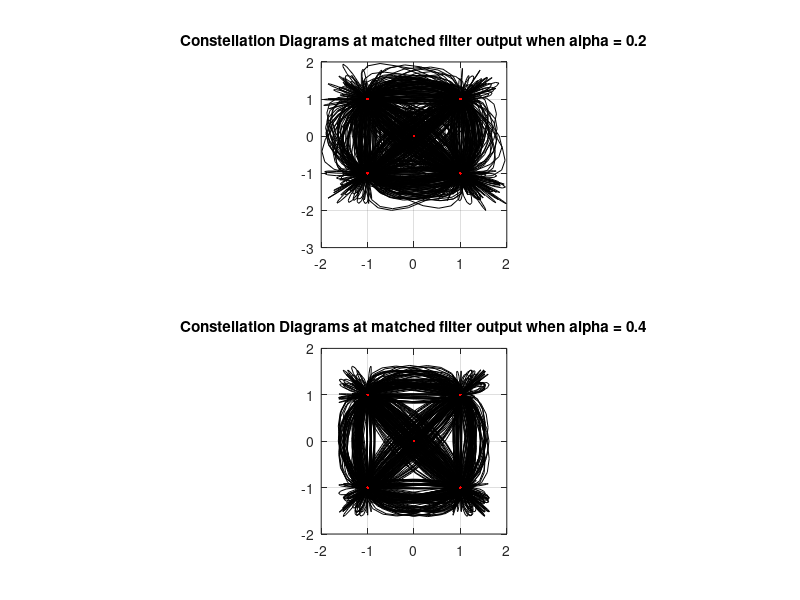

Reproduce this figure in MATLAB. (Note: this script raises an error after producing the figure.)
clear
load workspace
close all
subplot(2,1,1)
plot(y1, 'k')
grid on
axis('square')
hold on
plot(y1(1:8:8*N),'r.')
title('Constellation Diagrams at matched filter output when alpha = 0.2')

subplot(2,1,2)
plot(y2, 'k')
grid on
axis('square')
hold on
plot(y2(1:8:8*N),'r.')
title('Constellation Diagrams at matched filter output when alpha = 0.4')

save('workspace.mat')